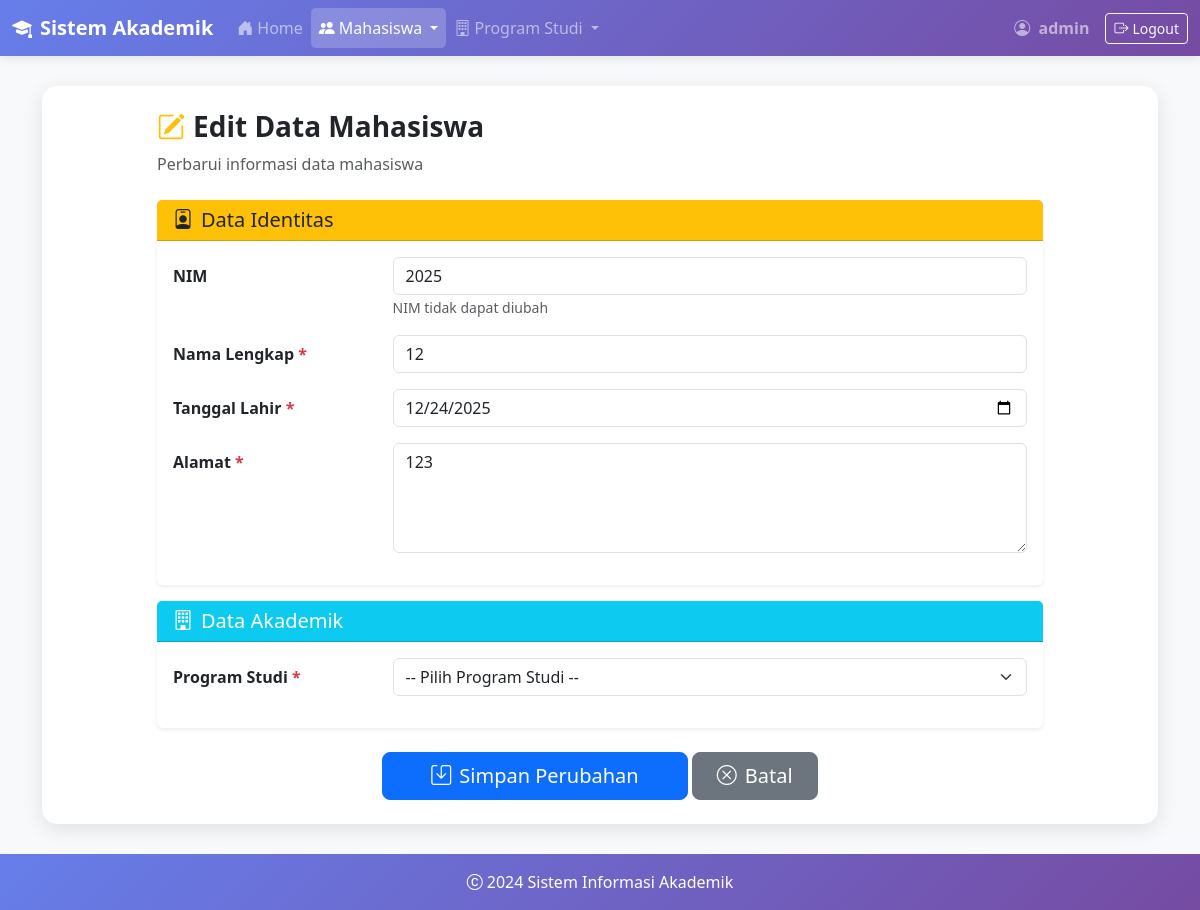
The app's page /index.php?p=edit&nim=2025 (signed in) with its own data.
### tables this page shows
CREATE TABLE `mahasiswa` (
  `nim` varchar(15) NOT NULL,
  `nama` varchar(50) NOT NULL,
  `tgl_lahir` date NOT NULL,
  `alamat` text NOT NULL,
  `program_studi_id` int(11) DEFAULT NULL
);

### koneksi.php (called while the page is built, shortened)
<?php
function sanitize($db, $data) {
    return mysqli_real_escape_string($db, trim($data));
}
?>

### edit.php (the view, shortened to what this page needs)
<?php
$nim = isset($_GET['nim']) ? sanitize($db, $_GET['nim']) : '';
$edit = mysqli_query($db, "SELECT * FROM mahasiswa WHERE nim='{$nim}'");
$data = mysqli_fetch_assoc($edit);
?>
<div class="row justify-content-center">
    <div class="col-lg-10">
        <?php if (!$data): ?>
            <div class="alert alert-warning">
                <i class="bi bi-exclamation-triangle me-2"></i>Data tidak ditemukan!
            </div>
            <div class="text-center">
                <a href="index.php?p=list" class="btn btn-secondary">
                    <i class="bi bi-arrow-left me-2"></i>Kembali ke Daftar
                </a>
            </div>
        <?php else: ?>
            <div class="mb-4">
                <h3 class="fw-bold">
                    <i class="bi bi-pencil-square text-warning me-2"></i>Edit Data Mahasiswa
                </h3>
                <p class="text-muted">Perbarui informasi data mahasiswa</p>
            </div>
            <form method="POST" action="update.php" id="formEditMahasiswa">
                <div class="card border-0 shadow-sm mb-3">
                    <div class="card-header bg-warning">
                        <h5 class="mb-0"><i class="bi bi-person-badge me-2"></i>Data Identitas</h5>
                    </div>
                    <div class="card-body">
                        <div class="row mb-3">
                            <label class="col-sm-3 col-form-label fw-semibold">NIM</label>
                            <div class="col-sm-9">
                                <input type="text" class="form-control"
                                       value="<?php echo htmlspecialchars($data['nim']); ?>" readonly>
                                <small class="text-muted">NIM tidak dapat diubah</small>
                            </div>
                        </div>
                        <div class="row mb-3">
                            <label class="col-sm-3 col-form-label fw-semibold">
                                Nama Lengkap <span class="text-danger">*</span>
                            </label>
                            <div class="col-sm-9">
                                <input type="text" name="nama" class="form-control"
                                       value="<?php echo htmlspecialchars($data['nama']); ?>" required>
                            </div>
                        </div>
                        <div class="row mb-3">
                            <label class="col-sm-3 col-form-label fw-semibold">
                                Tanggal Lahir <span class="text-danger">*</span>
                            </label>
                            <div class="col-sm-9">
                                <input type="date" name="tgl_lahir" class="form-control"
                                       value="<?php echo htmlspecialchars($data['tgl_lahir']); ?>" required>
                            </div>
                        </div>
                        <div class="row mb-3">
                            <label class="col-sm-3 col-form-label fw-semibold">
                                Alamat <span class="text-danger">*</span>
                            </label>
                            <div class="col-sm-9">
                                <textarea name="alamat" rows="4" class="form-control" required><?php
                                    echo htmlspecialchars($data['alamat']);
                                ?></textarea>
                            </div>
                        </div>
                    </div>
                </div>
                <div class="card border-0 shadow-sm mb-4">
                    <div class="card-header bg-info text-white">
                        <h5 class="mb-0"><i class="bi bi-building me-2"></i>Data Akademik</h5>
                    </div>
                    <div class="card-body">
                        <div class="row mb-3">
                            <label class="col-sm-3 col-form-label fw-semibold">
                                Program Studi <span class="text-danger">*</span>
                            </label>
                            <div class="col-sm-9">
                                <select name="program_studi_id" class="form-select" required>
                                    <option value="">-- Pilih Program Studi --</option>
                                </select>
                            </div>
                        </div>
                    </div>
                </div>
                <div class="text-center">
                    <button type="submit" name="submit" class="btn btn-primary btn-lg px-5">
                        <i class="bi bi-save me-2"></i>Simpan Perubahan
                    </button>
                    <a href="index.php?p=list" class="btn btn-secondary btn-lg px-4">
                        <i class="bi bi-x-circle me-2"></i>Batal
                    </a>
                </div>
            </form>
        <?php endif; ?>
    </div>
</div>

### index.php (style rules this page uses)
:root { --primary-gradient: linear-gradient(135deg, #667eea 0%, #764ba2 100%); }
body { min-height: 100vh; display: flex; flex-direction: column; background-color: #f8f9fa; }

### records on screen
mahasiswa: nim "2025", nama "12", tgl_lahir "12/24/2025", alamat "123"

### other values on screen
$_SESSION['username'] "admin"
